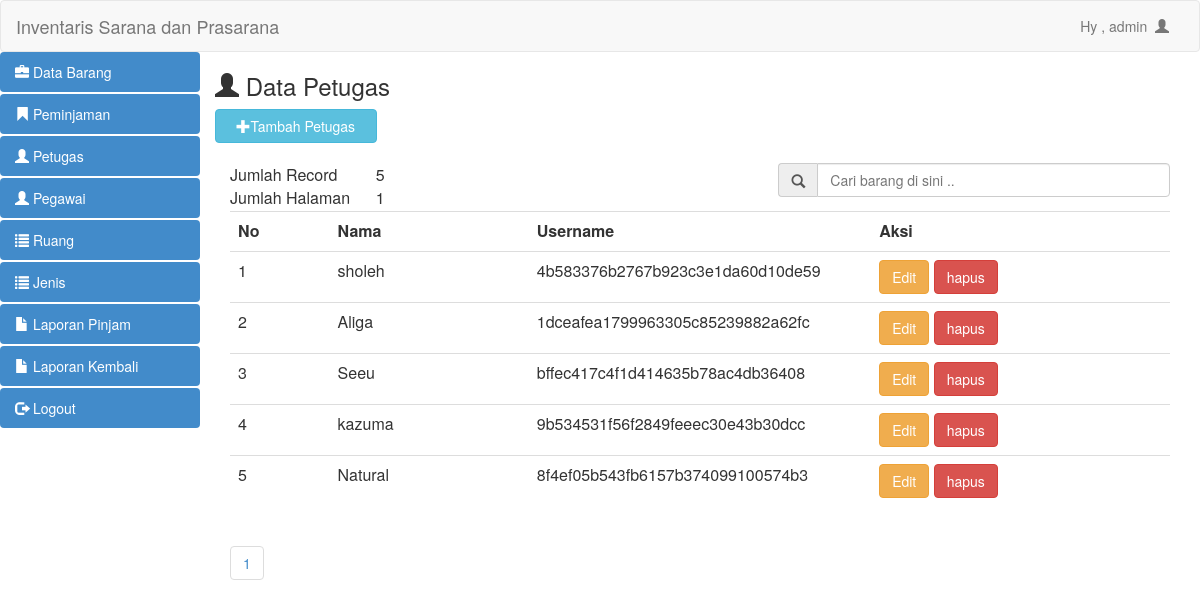
Screenshot of /pegawai/petugas.php (signed in) with the database file from the repository.
### tables this page shows
CREATE TABLE IF NOT EXISTS `petugas` (
  `id_petugas` int(11) NOT NULL AUTO_INCREMENT,
  `username` varchar(50) NOT NULL,
  `password` varchar(50) NOT NULL,
  `nama_petugas` varchar(50) NOT NULL,
  `id_level` int(11) NOT NULL,
  PRIMARY KEY (`id_petugas`),
  KEY `id_level` (`id_level`),
  CONSTRAINT `petugas_ibfk_1` FOREIGN KEY (`id_level`) REFERENCES `level` (`id_level`) ON DELETE CASCADE ON UPDATE CASCADE
);

### pegawai/petugas.php (the view, shortened to what this page needs)
  <?php
include 'header.php';
?>
<h3><span class="glyphicon glyphicon-user"></span>  Data Petugas</h3>
 <button style="margin-bottom:20px" data-toggle="modal" data-target="#myModal" class="btn btn-info col-md-2"><span class="glyphicon glyphicon-plus"></span>Tambah Petugas</button>
<?php
$per_hal=5;
$jumlah_record=mysql_query("SELECT COUNT(*) from petugas where id_level='2'");
$jum=mysql_result($jumlah_record, 0);
$halaman=ceil($jum / $per_hal);
$page = (isset($_GET['page'])) ? (int)$_GET['page'] : 1;
$start = ($page - 1) * $per_hal;
?>
<div class="col-md-12">
  <table class="col-md-2">
    <tr>
      <td>Jumlah Record</td>
      <td><?php echo $jum; ?></td>
    </tr>
    <tr>
      <td>Jumlah Halaman</td>
      <td><?php echo $halaman; ?></td>
    </tr>
  </table>
 <form action="cari_petugas.php" method="get">
  <div class="input-group col-md-5 col-md-offset-7">
    <span class="input-group-addon" id="basic-addon1"><span class="glyphicon glyphicon-search"></span></span>
    <input type="text" class="form-control" placeholder="Cari barang di sini .." aria-describedby="basic-addon1" name="cari">
  </div>
   </form>
  <table class="table table-hover">
        <tr>
          <th class="col-md-1">No</th>
      <th class="col-md-2" >Nama </th>
      <th class="col-md-2" >Username </th>
      <th class="col-md-3" >Aksi</th>
        </tr>
 <?php
  if(isset($_GET['cari'])){
    $cari=mysql_real_escape_string($_GET['cari']);
    $brg=mysql_query("select * from petugas where nama_petugas like '$cari%'");
  }else{
    $brg=mysql_query("select * from petugas where id_level= '2' limit $start, $per_hal");
  }
  $no=1;
  while($data=mysql_fetch_array($brg)){
    ?>
                                        <tr class="odd gradeX">
                                            <td><?php echo $no?></td>
                       <td><?php echo $data['nama_petugas'];?></td>
                       <td><?php echo $data['username'];?></td>
                      <td class="center"><a href="edit_petugas.php?id=<?php echo $data['id_petugas']; ?>" class="btn btn-warning" > Edit </a>
            <a href="hapus_petugas.php?id=<?php echo $data['id_petugas']; ?>"
                onClick = "return confirm('Apakah Anda ingin mengapus
            <?php echo $data['nama_petugas']; ?>?')" class="btn btn-danger"> hapus</a></td>
                                        </tr>
                                        <?php $no++; }?>
                    </table>
      <ul class="pagination">
      <?php
      for($x=1;$x<=$halaman;$x++){
        ?>
        <li><a href="?page=<?php echo $x ?>"><?php echo $x ?></a></li>
        <?php
      }
      ?>
    </ul>
<?php
  include 'footer.php';
  ?>
</html>

### rows the page displays
petugas: nama_petugas "sholeh", username "4b583376b2767b923c3e1da60d10de59"
petugas: nama_petugas "Aliga", username "1dceafea1799963305c85239882a62fc"
petugas: nama_petugas "Seeu", username "bffec417c4f1d414635b78ac4db36408"
petugas: nama_petugas "kazuma", username "9b534531f56f2849feeec30e43b30dcc"
petugas: nama_petugas "Natural", username "8f4ef05b543fb6157b374099100574b3"

### other values shown
$_SESSION['nama'] "admin"
$jum "5"
$halaman "1"
